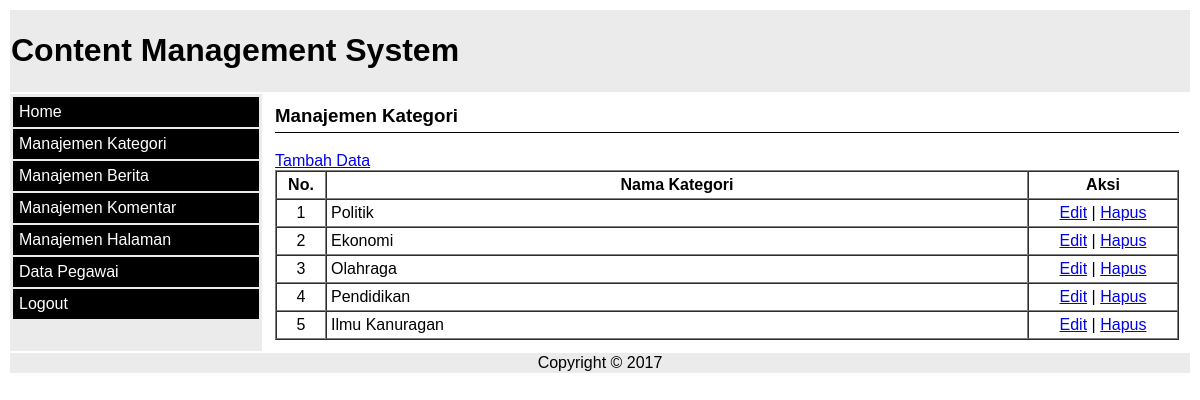
/admin/dashboard.php?m=kategori (signed in), run on the app's committed database.
### tables this page shows
CREATE TABLE `kategori` (
  `id` int(5) NOT NULL AUTO_INCREMENT,
  `nm_kategori` varchar(50) DEFAULT NULL,
  PRIMARY KEY (`id`)
);

### admin/module/kategori/kategori.php (the view)
<?php
if(isset($_GET['tipe'])){
	if($_GET['tipe']=='tambah'){
		echo "
			<h3>Tambah Data</h3>
			<form method='POST' action='module/kategori/proses_tambah.php'>
				<label>Nama Kategori</label>
				<input type='text' name='kategori' size='40' /><br/>
				<label>&nbsp;</label>
				<input type='submit' value='Simpan'/>
				<input type='button' value='Batal' onClick='history.back(1);' />
			</form>
		";
	}elseif($_GET['tipe']=='edit'){
		$sql = mysqli_query($konek,"SELECT * FROM kategori WHERE id='$_GET[id]'");
		$de=mysqli_fetch_array($sql);
		echo "
			<h3>Edit Data</h3>
			<form method='POST' action='module/kategori/proses_edit.php'>
				<input type='hidden' name='id' value='$de[id]' />
				<label>Nama Kategori</label>
				<input type='text' name='kategori' size='40' value='$de[nm_kategori]' /><br/>
				<label>&nbsp;</label>
				<input type='submit' value='Update'/>
				<input type='button' value='Batal' onClick='history.back(1);' />
			</form>
		";
	}
}else{
?>
<h3>Manajemen Kategori</h3>
<a href="?m=kategori&tipe=tambah">Tambah Data</a>
<table border='1' width="100%" cellspacing="0" cellpadding="4px">
	<tr>
		<th>No.</th>
		<th>Nama Kategori</th>
		<th>Aksi</th>
	</tr>
	<?php
	$sql = mysqli_query($konek, "select * from kategori order by id asc");
	$no=1;
	while($k=mysqli_fetch_array($sql)){
		echo "<tr>
			<td align='center' width='40px'>$no</td>
			<td>$k[nm_kategori]</td>
			<td align='center' width='140px'>
				<a href='?m=kategori&tipe=edit&id=$k[id]'>Edit</a> |
				<a href='module/kategori/proses_hapus.php?id=$k[id]' onClick='return confirm(\"Anda yakin akan menghapus data?\")'>Hapus</a>
			</td>
		</tr>";
		$no++;
	}
	?>
</table>
<?php
}
?>

### admin/style.css (style rules this page uses)
body { font-family:Arial; }
.content h3 { display:block; border-bottom:1px solid #000; margin-top:0px; padding-bottom:5px; }

### data on the page
kategori: nm_kategori "Politik"
kategori: nm_kategori "Ekonomi"
kategori: nm_kategori "Olahraga"
kategori: nm_kategori "Pendidikan"
kategori: nm_kategori "Ilmu Kanuragan"
